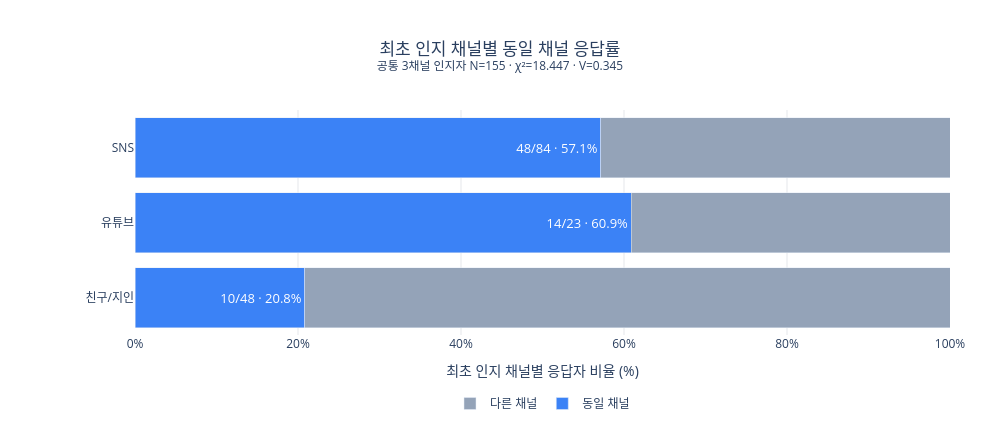

The cell this chart's notebook holds for it:
### Markdown cell above
---
## 3. 분석 질문 2 — 최초 인지 채널은 최근 구매 영향 채널로도 이어지는가?

### 가설 3. 최초 인지 채널별 동일 채널 응답률

**가설:** 최초 인지 채널에 따라 같은 채널이 최근 구매에도 영향을 줬다고 응답한 비율은 다를 것이다.

Q16은 현재 이용하는 패션 앱을 **처음 알게 된 경로**, Q17은 **최근 6개월 내 구매에 가장 영향을 줬다고 답한 채널**이다. 두 문항에 공통으로 등장하는 SNS·유튜브·친구/지인으로 처음 인지한 플랫폼 사용자 155명을 대상으로 비교한다. 두 문항의 표준화 채널명이 같으면 ‘동일 채널’, 다르면 ‘다른 채널’로 구분한다. 카이제곱 검정은 최초 인지 채널과 동일 채널 응답 여부로 계산하며, 결과는 채널별 비율 차트로 보여준다.

### Code cell
# 인지 채널별 동일 채널 응답률을 시각화하고 기존 카이제곱 검정을 유지한다.
COMMON_CH = ['SNS', '유튜브', '친구/지인']
channel_match_raw = run('channel_match')
cross_match = (
    channel_match_raw.set_index('인지채널')[['일치', '불일치']]
    .reindex(COMMON_CH).fillna(0).astype(int)
)
assert cross_match.to_dict('index') == {
    'SNS': {'일치':48, '불일치':36},
    '유튜브': {'일치':14, '불일치':9},
    '친구/지인': {'일치':10, '불일치':38},
}
channel_n = int(cross_match.to_numpy().sum())
assert channel_n == int(population['h3_channel_n']) == 155
channel_rates = (cross_match['일치'] / cross_match.sum(axis=1) * 100).round(1)
assert channel_rates.to_dict() == {'SNS':57.1, '유튜브':60.9, '친구/지인':20.8}
chi2_ch, p_ch, dof_ch, expected_ch = stats.chi2_contingency(cross_match)
cramer_v_ch = np.sqrt(chi2_ch / (channel_n * (min(cross_match.shape) - 1)))
assert dof_ch == 2 and (expected_ch < 5).sum() == 0
assert abs(chi2_ch - 18.4468) < 0.0001
assert abs(p_ch - 0.000099) < 0.000001
assert abs(cramer_v_ch - 0.3450) < 0.0001
channel_result = pd.DataFrame({
    '최초 인지 채널 (Q16)': COMMON_CH,
    '인지자 수': cross_match.sum(axis=1).to_numpy(),
    '동일 채널 응답': cross_match['일치'].to_numpy(),
    '동일 채널 비율 (%)': channel_rates.to_numpy(),
})
print(f'가설 3 검정 결과: N={channel_n}, χ²={chi2_ch:.3f}, p={p_ch:.6f}, Cramér V={cramer_v_ch:.3f}')

fig = go.Figure()
for name, color in [('동일 채널', COLORS['view']), ('다른 채널', COLORS['neutral'])]:
    counts = cross_match['일치' if name == '동일 채널' else '불일치']
    shares = counts / cross_match.sum(axis=1) * 100
    labels = [f'{int(counts[ch])}/{int(cross_match.loc[ch].sum())} · {shares[ch]:.1f}%'
              for ch in COMMON_CH]
    fig.add_trace(go.Bar(
        y=COMMON_CH, x=shares, orientation='h', name=name,
        marker_color=color, text=labels if name == '동일 채널' else None,
        textposition='inside' if name == '동일 채널' else None,
        textfont=dict(color='white', size=13), customdata=labels,
        hovertemplate='%{y}<br>' + name + ' %{customdata}<extra></extra>',
    ))
fig.update_layout(
    barmode='stack',
    title=dict(text=f'최초 인지 채널별 동일 채널 응답률<br><sup>공통 3채널 인지자 N={channel_n} · χ²={chi2_ch:.3f} · V={cramer_v_ch:.3f}</sup>', x=0.5),
    xaxis=dict(title='최초 인지 채널별 응답자 비율 (%)', range=[0, 100], gridcolor='#E5E7EB', ticksuffix='%'),
    yaxis=dict(autorange='reversed'),
    paper_bgcolor='white', plot_bgcolor='white',
    legend=dict(orientation='h', x=0.5, xanchor='center', y=-0.24),
    height=430, width=1000, margin=dict(l=135, r=50, t=110, b=85),
)
fig.show()

### Figure 1 — Plotly figure (JSON) as saved in the notebook; plotly's stock layout.template omitted (floating-point values rounded to 4 significant figures)
{"data": [{"customdata": ["48/84 · 57.1%", "14/23 · 60.9%", "10/48 · 20.8%"], "hovertemplate": "%{y}<br>동일 채널 %{customdata}<extra></extra>", "marker": {"color": "#3B82F6"}, "name": "동일 채널", "orientation": "h", "text": ["48/84 · 57.1%", "14/23 · 60.9%", "10/48 · 20.8%"], "textfont": {"color": "white", "size": 13}, "textposition": "inside", "type": "bar", "x": [57.14, 60.87, 20.83], "y": ["SNS", "유튜브", "친구/지인"]}, {"customdata": ["36/84 · 42.9%", "9/23 · 39.1%", "38/48 · 79.2%"], "hovertemplate": "%{y}<br>다른 채널 %{customdata}<extra></extra>", "marker": {"color": "#94A3B8"}, "name": "다른 채널", "orientation": "h", "textfont": {"color": "white", "size": 13}, "type": "bar", "x": [42.86, 39.13, 79.17], "y": ["SNS", "유튜브", "친구/지인"]}], "layout": {"barmode": "stack", "height": 430, "legend": {"orientation": "h", "x": 0.5, "xanchor": "center", "y": -0.24}, "margin": {"b": 85, "l": 135, "r": 50, "t": 110}, "paper_bgcolor": "white", "plot_bgcolor": "white", "title": {"text": "최초 인지 채널별 동일 채널 응답률<br><sup>공통 3채널 인지자 N=155 · χ²=18.447 · V=0.345</sup>", "x": 0.5}, "width": 1000, "xaxis": {"gridcolor": "#E5E7EB", "range": [0, 100], "ticksuffix": "%", "title": {"text": "최초 인지 채널별 응답자 비율 (%)"}}, "yaxis": {"autorange": "reversed"}}}
